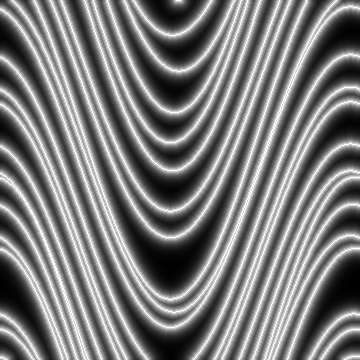
#> input picture test_smooth_output_method1.png, 360 x 360 px, found by its file name
$ python test.py   (older library calls are emulated)
#> lines starting #> are read from the running program, lines starting #| are printed output that depends on the picture; after the words box and inside, x2 and y2 are one past the last pixel; in counts of white or black regions, pixels touching at a corner belong together
"""
Test script for extracting important points from prediction masks
Uses gradient-based stratified sampling
"""

import numpy as np
from PIL import Image
import cv2
import matplotlib.pyplot as plt
from pathlib import Path


def extract_important_points(
    mask_path: str,
    max_points: int = 500,
    confidence_low: float = 0.15,
    confidence_high: float = 0.85,
    edge_ratio: float = 0.75
) -> tuple:
    """
    Extract important points from a prediction mask

    Args:
        mask_path: Path to the prediction mask (grayscale, 0-255)
        max_points: Maximum number of points to extract
        confidence_low: Low confidence threshold (0-1)
        confidence_high: High confidence threshold (0-1)
        edge_ratio: Proportion of points to allocate to edges (0-1)

    Returns:
        Tuple of (foreground_points, background_points, mask_array, gradient_map)
    """
#> called with max_points = 4000, confidence_low = 0.4, confidence_high = 0.6, edge_ratio = 0.75
    # Load mask and convert to probability (0-1)
    mask_img = Image.open(mask_path).convert('L')
#> mask_img is the input picture: PIL image 360x360 L; min 0, max 255, mean 122.9
    mask = np.array(mask_img, dtype=np.float32) / 255.0

    print(f"Image size: {mask.shape}")
#| Image size: (360, 360)
    print(f"Probability range: [{mask.min():.3f}, {mask.max():.3f}]")
#| Probability range: [0.000, 1.000]

    # 1. Confidence filtering: only high-confidence pixels
    confident_bg = mask < confidence_low  # Strong background
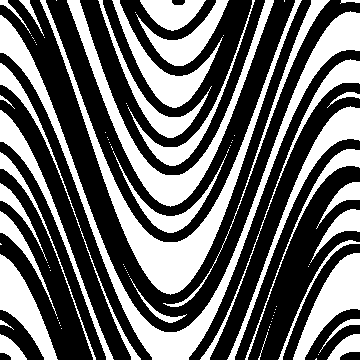
#> confident_bg: shape (360, 360) bool; 40.5% white; 88 white regions (54 under 20 px), largest, box (x1, y1, x2, y2) and area: (0, 11, 360, 360) 9152, (40, 0, 302, 295) 7295, (67, 0, 274, 207) 5155
    confident_fg = mask > confidence_high  # Strong foreground
#> confident_fg: shape (360, 360) bool; 35.2% white; 24 white regions, largest, box (x1, y1, x2, y2) and area: (0, 0, 360, 330) 10353, (250, 168, 360, 360) 4168, (212, 85, 360, 360) 3315
    confident_mask = confident_bg | confident_fg
#> confident_mask: shape (360, 360) bool; 75.6% white; black in thin lines or dots

    print(f"Confident pixels: {confident_mask.sum()} / {mask.size} ({confident_mask.sum()/mask.size*100:.1f}%)")
#| Confident pixels: 98026 / 129600 (75.6%)

    # 2. Compute gradient magnitude (edge detection)
    # Use Sobel operator
    grad_x = cv2.Sobel(mask, cv2.CV_64F, 1, 0, ksize=3)
    grad_y = cv2.Sobel(mask, cv2.CV_64F, 0, 1, ksize=3)
    gradient = np.sqrt(grad_x**2 + grad_y**2)

    # Normalize gradient to [0, 1]
    if gradient.max() > 0:
        gradient = gradient / gradient.max()

    print(f"Gradient range: [{gradient.min():.3f}, {gradient.max():.3f}]")
#| Gradient range: [0.000, 1.000]

    # 3. Separate edge and interior regions
    # Define edge as high gradient + confident
    gradient_threshold = 0.1  # Pixels with gradient > threshold are edges
    is_edge = (gradient > gradient_threshold) & confident_mask
#> is_edge: shape (360, 360) bool; 65% white; 2589 black regions (2514 under 20 px), largest, box (x1, y1, x2, y2) and area: (54, 0, 287, 235) 2182, (109, 180, 231, 286) 1919, (145, 0, 333, 310) 1699
    is_interior = (gradient <= gradient_threshold) & confident_mask
#> is_interior: shape (360, 360) bool; 10.7% white; 2890 white regions (2860 under 20 px), largest, box (x1, y1, x2, y2) and area: (109, 180, 231, 286) 1919, (298, 261, 360, 360) 1243, (0, 262, 51, 360) 921

    print(f"Edge pixels: {is_edge.sum()}")
#| Edge pixels: 84188
    print(f"Interior pixels: {is_interior.sum()}")
#| Interior pixels: 13838

    # 4. Allocate points between edge and interior
    n_edge_points = int(max_points * edge_ratio)
    n_interior_points = max_points - n_edge_points

    # 5. Sample points
    fg_points = []
    bg_points = []

    # Sample edge points (foreground)
    edge_fg = is_edge & confident_fg
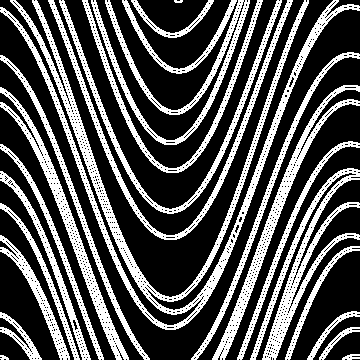
#> edge_fg: shape (360, 360) bool; 33.3% white; 24 white regions, largest, box (x1, y1, x2, y2) and area: (0, 0, 360, 330) 9742, (250, 168, 360, 360) 3927, (212, 85, 360, 360) 3140
    if edge_fg.sum() > 0:
        edge_fg_coords = np.argwhere(edge_fg)
#> edge_fg_coords = 43134 pairs, first value 0 to 359, second value 0 to 359
        n_sample = min(n_edge_points // 2, len(edge_fg_coords))
#> n_sample = 1500
        if n_sample > 0:
            # Weight by gradient (higher gradient = more important)
            weights = gradient[edge_fg_coords[:, 0], edge_fg_coords[:, 1]]
            weights = weights / weights.sum()
            indices = np.random.choice(len(edge_fg_coords), size=n_sample, replace=False, p=weights)
#> indices = 1500 values, max 43123 at index 966, min 24 at index 816, mean 21488.6
            sampled = edge_fg_coords[indices]
#> sampled = 1500 pairs, first value 0 to 359, second value 0 to 359
            fg_points.extend([(int(x), int(y)) for y, x in sampled])

    # Sample edge points (background)
    edge_bg = is_edge & confident_bg
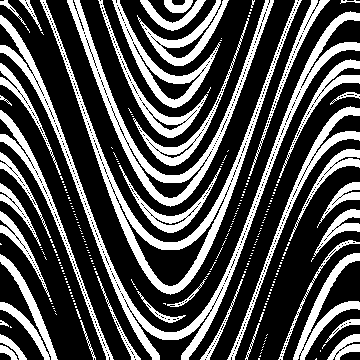
#> edge_bg: shape (360, 360) bool; 31.7% white; 236 white regions (194 under 20 px), largest, box (x1, y1, x2, y2) and area: (0, 11, 360, 360) 7012, (40, 0, 302, 295) 5163, (67, 0, 274, 207) 4343
    if edge_bg.sum() > 0:
        edge_bg_coords = np.argwhere(edge_bg)
#> edge_bg_coords = 41054 pairs, first value 0 to 359, second value 0 to 359
        n_sample = min(n_edge_points // 2, len(edge_bg_coords))
        if n_sample > 0:
            weights = gradient[edge_bg_coords[:, 0], edge_bg_coords[:, 1]]
            weights = weights / weights.sum()
            indices = np.random.choice(len(edge_bg_coords), size=n_sample, replace=False, p=weights)
#> indices = 1500 values, max 41053 at index 1204, min 3 at index 527, mean 20550.6
            sampled = edge_bg_coords[indices]
            bg_points.extend([(int(x), int(y)) for y, x in sampled])

    # Sample interior points (foreground)
    interior_fg = is_interior & confident_fg
#> interior_fg: shape (360, 360) bool; 1.9% white in thin lines or dots
    if interior_fg.sum() > 0:
        interior_fg_coords = np.argwhere(interior_fg)
#> interior_fg_coords = 2441 pairs, first value 0 to 359, second value 0 to 359
        n_sample = min(n_interior_points // 2, len(interior_fg_coords))
#> n_sample = 500
        if n_sample > 0:
            indices = np.random.choice(len(interior_fg_coords), size=n_sample, replace=False)
#> indices = 500 values, max 2429 at index 122, min 12 at index 492, mean 1223.5
            sampled = interior_fg_coords[indices]
#> sampled = 500 pairs, first value 1 to 359, second value 0 to 359
            fg_points.extend([(int(x), int(y)) for y, x in sampled])

    # Sample interior points (background)
    interior_bg = is_interior & confident_bg
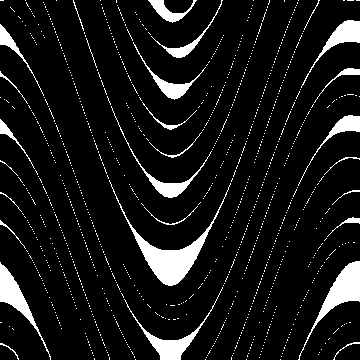
#> interior_bg: shape (360, 360) bool; 8.8% white; 1151 white regions (1123 under 20 px), largest, box (x1, y1, x2, y2) and area: (109, 180, 231, 286) 1919, (298, 261, 360, 360) 1243, (0, 262, 51, 360) 921
    if interior_bg.sum() > 0:
        interior_bg_coords = np.argwhere(interior_bg)
#> interior_bg_coords = 11397 pairs, first value 0 to 359, second value 0 to 359
        n_sample = min(n_interior_points // 2, len(interior_bg_coords))
        if n_sample > 0:
            indices = np.random.choice(len(interior_bg_coords), size=n_sample, replace=False)
#> indices = 500 values, max 11386 at index 428, min 16 at index 96, mean 5833.2
            sampled = interior_bg_coords[indices]
#> sampled = 500 pairs, first value 0 to 359, second value 0 to 359
            bg_points.extend([(int(x), int(y)) for y, x in sampled])

    print(f"\nExtracted points:")
    print(f"  Foreground: {len(fg_points)}")
#|   Foreground: 2000
    print(f"  Background: {len(bg_points)}")
#|   Background: 2000
    print(f"  Total: {len(fg_points) + len(bg_points)}")
#|   Total: 4000

    return fg_points, bg_points, mask, gradient


def visualize_results(mask, gradient, fg_points, bg_points, output_path):
    """Create visualization of the extracted points"""

    fig, axes = plt.subplots(2, 2, figsize=(12, 12))

    # Original mask
    axes[0, 0].imshow(mask, cmap='gray')
    axes[0, 0].set_title('Original Prediction Mask')
    axes[0, 0].axis('off')

    # Gradient map
    axes[0, 1].imshow(gradient, cmap='hot')
    axes[0, 1].set_title('Gradient Map (Edge Detection)')
    axes[0, 1].axis('off')

    # Points on mask
    axes[1, 0].imshow(mask, cmap='gray')
    if fg_points:
        fg_x, fg_y = zip(*fg_points)
        axes[1, 0].scatter(fg_x, fg_y, c='green', s=20, alpha=0.8, label='Foreground', edgecolors='white', linewidths=0.5)
    if bg_points:
        bg_x, bg_y = zip(*bg_points)
        axes[1, 0].scatter(bg_x, bg_y, c='red', s=20, alpha=0.8, label='Background', edgecolors='white', linewidths=0.5)
    axes[1, 0].set_title(f'Extracted Points (Total: {len(fg_points) + len(bg_points)})')
    axes[1, 0].legend()
    axes[1, 0].axis('off')

    # Points density heatmap
    point_map = np.zeros_like(mask)
    for x, y in fg_points:
        point_map[y, x] = 1.0
    for x, y in bg_points:
        point_map[y, x] = 0.5

    # Apply Gaussian blur to show density
    from scipy.ndimage import gaussian_filter
    density = gaussian_filter(point_map, sigma=5)

    axes[1, 1].imshow(density, cmap='viridis')
    axes[1, 1].set_title('Point Density Map')
    axes[1, 1].axis('off')

    plt.tight_layout()
    plt.savefig(output_path, dpi=150, bbox_inches='tight')
    print(f"\nVisualization saved to: {output_path}")

    return fig


if __name__ == "__main__":
    # Input and output paths
    input_path = "/Users/houtj/projects/active_annotation/test_smooth_output_method1.png"
    output_path = "/Users/houtj/projects/active_annotation/test_output_dip_smoothed.png"

    print("="*60)
    print("Point Extraction from Prediction Mask")
    print("="*60)

    # Extract points
    fg_points, bg_points, mask, gradient = extract_important_points(
        input_path,
        max_points=4000,
        confidence_low=0.4,
        confidence_high=0.6,
        edge_ratio=0.75
    )
#> fg_points = 2000 pairs, first value 0 to 359, second value 0 to 359; bg_points has the same summary as fg_points

    # Visualize
    visualize_results(mask, gradient, fg_points, bg_points, output_path)
#> in visualize_results, `fg_x, fg_y = zip(*fg_points)`: fg_x = 2000 values, max 359 at index 237, min 0 at index 1359, mean 173.6; fg_y = 2000 values, max 359 at index 149, min 0 at index 752, mean 185.3
#> in visualize_results, `bg_x, bg_y = zip(*bg_points)`: bg_x = 2000 values, max 359 at index 14, min 0 at index 183, mean 185.3; bg_y = 2000 values, max 359 at index 24, min 0 at index 106, mean 177.7
#> the loop in visualize_results, `for x, y in fg_points:` made 2000 passes
#> (x, y) on passes 1 to 3: (356, 203), (207, 261), (147, 222)
#> after the loop in visualize_results, `for x, y in fg_points:`:
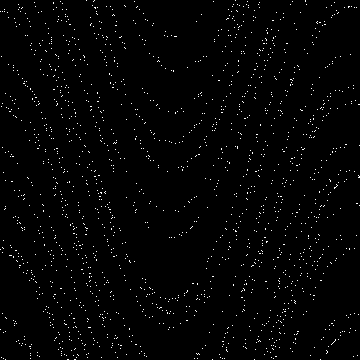
#> point_map: shape (360, 360) float32; values 0 (black) and 1 (white), 1.5% white in thin lines or dots
#> the loop in visualize_results, `for x, y in bg_points:` made 2000 passes
#> (x, y) on passes 1 to 3: (142, 182), (150, 142), (222, 331)
#> after the loop in visualize_results, `for x, y in bg_points:`:
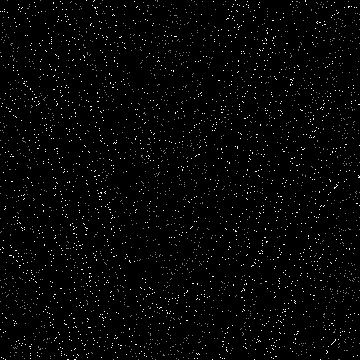
#> point_map: shape (360, 360) float32; 1.54% of pixels changed, all inside (x1, y1, x2, y2) = (0, 0, 360, 360)
#> in visualize_results, `plt.savefig(output_path, dpi=150, bbox_inches='tight')`:
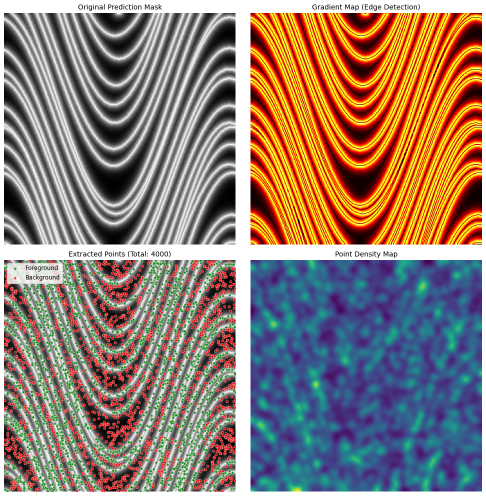
#> figure drawn by matplotlib, 4 panels

    print("\nDone!")
